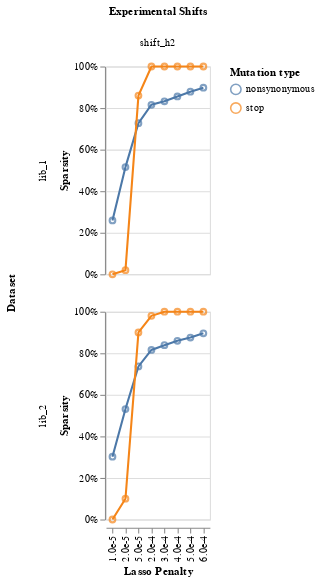

Here is the notebook cell this chart was saved with:
### Code cell
mc.shift_sparsity(query="alpha_d==False and scale_coeff_ridge_alpha_d==0")

### Figure 1 — Vega-Lite specification as saved in the notebook (floating-point values rounded to 4 significant figures)
{"config": {"view": {"continuousWidth": 300, "continuousHeight": 300}}, "data": {"name": "data-9ca9fa6e0557c7dae7084eaefb06c622"}, "facet": {"column": {"field": "mut_param", "title": "Experimental Shifts", "type": "nominal"}, "row": {"field": "dataset_name", "title": "Dataset", "type": "nominal"}}, "spec": {"layer": [{"mark": {"type": "point"}, "encoding": {"color": {"field": "mut_type", "title": "Mutation type", "type": "nominal"}, "tooltip": [{"field": "scale_coeff_lasso_shift", "type": "quantitative"}, {"field": "sparsity", "type": "quantitative"}, {"field": "mut_type", "type": "nominal"}], "x": {"axis": {"format": ".1e"}, "field": "scale_coeff_lasso_shift", "title": "Lasso Penalty", "type": "nominal"}, "y": {"axis": {"format": "%"}, "field": "sparsity", "title": "Sparsity", "type": "quantitative"}}}, {"mark": {"type": "line"}, "encoding": {"color": {"field": "mut_type", "title": "Mutation type", "type": "nominal"}, "tooltip": [{"field": "scale_coeff_lasso_shift", "type": "quantitative"}, {"field": "sparsity", "type": "quantitative"}, {"field": "mut_type", "type": "nominal"}], "x": {"axis": {"format": ".1e"}, "field": "scale_coeff_lasso_shift", "title": "Lasso Penalty", "type": "nominal"}, "y": {"axis": {"format": "%"}, "field": "sparsity", "title": "Sparsity", "type": "quantitative"}}}], "height": 200, "width": 100}, "$schema": "https://vega.github.io/schema/vega-lite/v5.15.1.json", "datasets": {"data-9ca9fa6e0557c7dae7084eaefb06c622": [{"dataset_name": "lib_1", "scale_coeff_lasso_shift": 1e-05, "mut_type": "nonsynonymous", "mut_param": "shift_h2", "sparsity": 0.2589}, {"dataset_name": "lib_1", "scale_coeff_lasso_shift": 1e-05, "mut_type": "stop", "mut_param": "shift_h2", "sparsity": 0.0}, {"dataset_name": "lib_1", "scale_coeff_lasso_shift": 2e-05, "mut_type": "nonsynonymous", "mut_param": "shift_h2", "sparsity": 0.5158}, {"dataset_name": "lib_1", "scale_coeff_lasso_shift": 2e-05, "mut_type": "stop", "mut_param": "shift_h2", "sparsity": 0.02}, {"dataset_name": "lib_1", "scale_coeff_lasso_shift": 5e-05, "mut_type": "nonsynonymous", "mut_param": "shift_h2", "sparsity": 0.7274}, {"dataset_name": "lib_1", "scale_coeff_lasso_shift": 5e-05, "mut_type": "stop", "mut_param": "shift_h2", "sparsity": 0.86}, {"dataset_name": "lib_1", "scale_coeff_lasso_shift": 0.0002, "mut_type": "nonsynonymous", "mut_param": "shift_h2", "sparsity": 0.8158}, {"dataset_name": "lib_1", "scale_coeff_lasso_shift": 0.0002, "mut_type": "stop", "mut_param": "shift_h2", "sparsity": 1.0}, {"dataset_name": "lib_1", "scale_coeff_lasso_shift": 0.0003, "mut_type": "nonsynonymous", "mut_param": "shift_h2", "sparsity": 0.8326}, {"dataset_name": "lib_1", "scale_coeff_lasso_shift": 0.0003, "mut_type": "stop", "mut_param": "shift_h2", "sparsity": 1.0}, {"dataset_name": "lib_1", "scale_coeff_lasso_shift": 0.0004, "mut_type": "nonsynonymous", "mut_param": "shift_h2", "sparsity": 0.8558}, {"dataset_name": "lib_1", "scale_coeff_lasso_shift": 0.0004, "mut_type": "stop", "mut_param": "shift_h2", "sparsity": 1.0}, {"dataset_name": "lib_1", "scale_coeff_lasso_shift": 0.0005, "mut_type": "nonsynonymous", "mut_param": "shift_h2", "sparsity": 0.8789}, {"dataset_name": "lib_1", "scale_coeff_lasso_shift": 0.0005, "mut_type": "stop", "mut_param": "shift_h2", "sparsity": 1.0}, {"dataset_name": "lib_1", "scale_coeff_lasso_shift": 0.0006, "mut_type": "nonsynonymous", "mut_param": "shift_h2", "sparsity": 0.8979}, {"dataset_name": "lib_1", "scale_coeff_lasso_shift": 0.0006, "mut_type": "stop", "mut_param": "shift_h2", "sparsity": 1.0}, {"dataset_name": "lib_2", "scale_coeff_lasso_shift": 1e-05, "mut_type": "nonsynonymous", "mut_param": "shift_h2", "sparsity": 0.3021}, {"dataset_name": "lib_2", "scale_coeff_lasso_shift": 1e-05, "mut_type": "stop", "mut_param": "shift_h2", "sparsity": 0.0}, {"dataset_name": "lib_2", "scale_coeff_lasso_shift": 2e-05, "mut_type": "nonsynonymous", "mut_param": "shift_h2", "sparsity": 0.5316}, {"dataset_name": "lib_2", "scale_coeff_lasso_shift": 2e-05, "mut_type": "stop", "mut_param": "shift_h2", "sparsity": 0.1}, {"dataset_name": "lib_2", "scale_coeff_lasso_shift": 5e-05, "mut_type": "nonsynonymous", "mut_param": "shift_h2", "sparsity": 0.7368}, {"dataset_name": "lib_2", "scale_coeff_lasso_shift": 5e-05, "mut_type": "stop", "mut_param": "shift_h2", "sparsity": 0.9}, {"dataset_name": "lib_2", "scale_coeff_lasso_shift": 0.0002, "mut_type": "nonsynonymous", "mut_param": "shift_h2", "sparsity": 0.8158}, {"dataset_name": "lib_2", "scale_coeff_lasso_shift": 0.0002, "mut_type": "stop", "mut_param": "shift_h2", "sparsity": 0.98}, {"dataset_name": "lib_2", "scale_coeff_lasso_shift": 0.0003, "mut_type": "nonsynonymous", "mut_param": "shift_h2", "sparsity": 0.8389}, {"dataset_name": "lib_2", "scale_coeff_lasso_shift": 0.0003, "mut_type": "stop", "mut_param": "shift_h2", "sparsity": 1.0}, {"dataset_name": "lib_2", "scale_coeff_lasso_shift": 0.0004, "mut_type": "nonsynonymous", "mut_param": "shift_h2", "sparsity": 0.86}, {"dataset_name": "lib_2", "scale_coeff_lasso_shift": 0.0004, "mut_type": "stop", "mut_param": "shift_h2", "sparsity": 1.0}, {"dataset_name": "lib_2", "scale_coeff_lasso_shift": 0.0005, "mut_type": "nonsynonymous", "mut_param": "shift_h2", "sparsity": 0.8758}, {"dataset_name": "lib_2", "scale_coeff_lasso_shift": 0.0005, "mut_type": "stop", "mut_param": "shift_h2", "sparsity": 1.0}, {"dataset_name": "lib_2", "scale_coeff_lasso_shift": 0.0006, "mut_type": "nonsynonymous", "mut_param": "shift_h2", "sparsity": 0.8958}, {"dataset_name": "lib_2", "scale_coeff_lasso_shift": 0.0006, "mut_type": "stop", "mut_param": "shift_h2", "sparsity": 1.0}]}}
